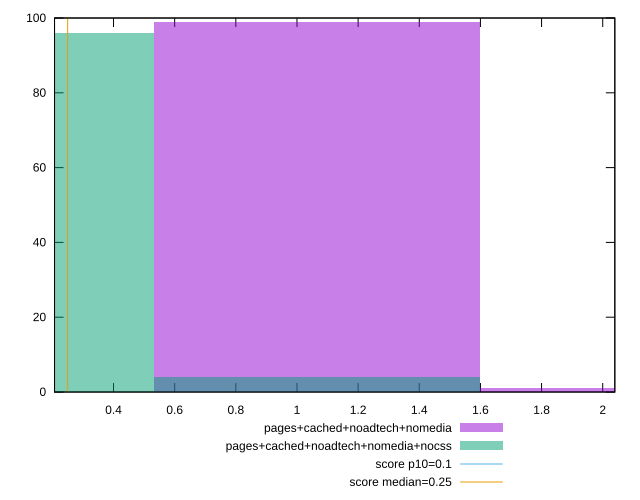

Here is the gnuplot script that generated this plot:
reset

$pagesCachedNoadtechNomedia <<EOF
1.0657515983110752 99
2.1315031966221505 1
EOF

$pagesCachedNoadtechNomediaNocss <<EOF
0 96
1.0657515983110752 4
EOF

set key outside below
set boxwidth 1.0657515983110752
set xrange [0.20706671820746528:2.0395882941351995]
set yrange [0:100]
set trange [0:100]
set style fill transparent solid 0.5 noborder

set parametric
set terminal svg size 640, 500 enhanced background rgb 'white'
set output "report_00009_2021-02-08T22-37-41.559Z/cumulative-layout-shift/comparison/histogram/3_vs_4.svg"

plot $pagesCachedNoadtechNomedia title "pages+cached+noadtech+nomedia" with boxes, \
     $pagesCachedNoadtechNomediaNocss title "pages+cached+noadtech+nomedia+nocss" with boxes, \
     0.1,t title "score p10=0.1", \
     0.25,t title "score median=0.25"

reset
